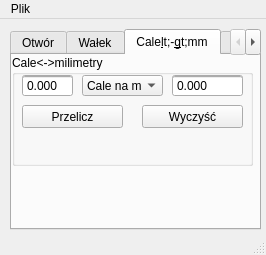
<?xml version="1.0" encoding="UTF-8"?>
<ui version="4.0">
 <class>MainWindow</class>
 <widget class="QMainWindow" name="MainWindow">
  <property name="geometry">
   <rect>
    <x>0</x>
    <y>0</y>
    <width>266</width>
    <height>255</height>
   </rect>
  </property>
  <property name="windowTitle">
   <string>Project X ver. 0.0.1</string>
  </property>
  <widget class="QWidget" name="centralWidget">
   <widget class="QTabWidget" name="tabWidget">
    <property name="geometry">
     <rect>
      <x>10</x>
      <y>10</y>
      <width>251</width>
      <height>201</height>
     </rect>
    </property>
    <property name="currentIndex">
     <number>2</number>
    </property>
    <widget class="QWidget" name="tab">
     <attribute name="title">
      <string>Otwór</string>
     </attribute>
     <widget class="QGroupBox" name="groupBox">
      <property name="geometry">
       <rect>
        <x>0</x>
        <y>0</y>
        <width>241</width>
        <height>81</height>
       </rect>
      </property>
      <property name="title">
       <string>Wartości</string>
      </property>
      <widget class="QPushButton" name="pushButton">
       <property name="geometry">
        <rect>
         <x>150</x>
         <y>30</y>
         <width>71</width>
         <height>23</height>
        </rect>
       </property>
       <property name="text">
        <string>OK</string>
       </property>
      </widget>
      <widget class="QComboBox" name="comboBox">
       <property name="geometry">
        <rect>
         <x>90</x>
         <y>30</y>
         <width>51</width>
         <height>22</height>
        </rect>
       </property>
       <item>
        <property name="text">
         <string>A11</string>
        </property>
       </item>
       <item>
        <property name="text">
         <string>B11</string>
        </property>
       </item>
       <item>
        <property name="text">
         <string>C8</string>
        </property>
       </item>
       <item>
        <property name="text">
         <string>D8</string>
        </property>
       </item>
       <item>
        <property name="text">
         <string>D9</string>
        </property>
       </item>
       <item>
        <property name="text">
         <string>D10</string>
        </property>
       </item>
       <item>
        <property name="text">
         <string>D11</string>
        </property>
       </item>
       <item>
        <property name="text">
         <string>E7</string>
        </property>
       </item>
       <item>
        <property name="text">
         <string>E8</string>
        </property>
       </item>
       <item>
        <property name="text">
         <string>F7</string>
        </property>
       </item>
       <item>
        <property name="text">
         <string>G5</string>
        </property>
       </item>
       <item>
        <property name="text">
         <string>G6</string>
        </property>
       </item>
       <item>
        <property name="text">
         <string>H5</string>
        </property>
       </item>
       <item>
        <property name="text">
         <string>H6</string>
        </property>
       </item>
       <item>
        <property name="text">
         <string>H7</string>
        </property>
       </item>
       <item>
        <property name="text">
         <string>H8</string>
        </property>
       </item>
       <item>
        <property name="text">
         <string>H9</string>
        </property>
       </item>
       <item>
        <property name="text">
         <string>H10</string>
        </property>
       </item>
       <item>
        <property name="text">
         <string>H11</string>
        </property>
       </item>
       <item>
        <property name="text">
         <string>H12</string>
        </property>
       </item>
       <item>
        <property name="text">
         <string>H13</string>
        </property>
       </item>
       <item>
        <property name="text">
         <string>H15</string>
        </property>
       </item>
       <item>
        <property name="text">
         <string>JS5</string>
        </property>
       </item>
       <item>
        <property name="text">
         <string>JS6</string>
        </property>
       </item>
       <item>
        <property name="text">
         <string>JS7</string>
        </property>
       </item>
       <item>
        <property name="text">
         <string>JS9</string>
        </property>
       </item>
       <item>
        <property name="text">
         <string>J6</string>
        </property>
       </item>
       <item>
        <property name="text">
         <string>J7</string>
        </property>
       </item>
       <item>
        <property name="text">
         <string>J8</string>
        </property>
       </item>
       <item>
        <property name="text">
         <string>K6</string>
        </property>
       </item>
       <item>
        <property name="text">
         <string>K7</string>
        </property>
       </item>
       <item>
        <property name="text">
         <string>M6</string>
        </property>
       </item>
       <item>
        <property name="text">
         <string>M7</string>
        </property>
       </item>
       <item>
        <property name="text">
         <string>N6</string>
        </property>
       </item>
       <item>
        <property name="text">
         <string>N7</string>
        </property>
       </item>
       <item>
        <property name="text">
         <string>N8</string>
        </property>
       </item>
       <item>
        <property name="text">
         <string>N9</string>
        </property>
       </item>
       <item>
        <property name="text">
         <string>P6</string>
        </property>
       </item>
       <item>
        <property name="text">
         <string>P7</string>
        </property>
       </item>
       <item>
        <property name="text">
         <string>P8</string>
        </property>
       </item>
       <item>
        <property name="text">
         <string>P9</string>
        </property>
       </item>
       <item>
        <property name="text">
         <string>R6</string>
        </property>
       </item>
      </widget>
      <widget class="QDoubleSpinBox" name="doubleSpinBox">
       <property name="geometry">
        <rect>
         <x>10</x>
         <y>30</y>
         <width>62</width>
         <height>22</height>
        </rect>
       </property>
       <property name="buttonSymbols">
        <enum>QAbstractSpinBox::NoButtons</enum>
       </property>
       <property name="decimals">
        <number>1</number>
       </property>
       <property name="maximum">
        <double>181.000000000000000</double>
       </property>
       <property name="value">
        <double>0.000000000000000</double>
       </property>
      </widget>
     </widget>
     <widget class="QLabel" name="label_2">
      <property name="geometry">
       <rect>
        <x>40</x>
        <y>100</y>
        <width>47</width>
        <height>41</height>
       </rect>
      </property>
      <property name="sizePolicy">
       <sizepolicy hsizetype="Fixed" vsizetype="Fixed">
        <horstretch>0</horstretch>
        <verstretch>0</verstretch>
       </sizepolicy>
      </property>
      <property name="lineWidth">
       <number>1</number>
      </property>
      <property name="text">
       <string>TextLabel</string>
      </property>
      <property name="textFormat">
       <enum>Qt::AutoText</enum>
      </property>
      <property name="scaledContents">
       <bool>false</bool>
      </property>
     </widget>
     <widget class="QLabel" name="label">
      <property name="geometry">
       <rect>
        <x>11</x>
        <y>111</y>
        <width>21</width>
        <height>16</height>
       </rect>
      </property>
      <property name="text">
       <string>xxx</string>
      </property>
     </widget>
    </widget>
    <widget class="QWidget" name="tab_2">
     <attribute name="title">
      <string>Wałek</string>
     </attribute>
     <widget class="QGroupBox" name="groupBox_3">
      <property name="geometry">
       <rect>
        <x>0</x>
        <y>0</y>
        <width>241</width>
        <height>81</height>
       </rect>
      </property>
      <property name="title">
       <string>Wartości</string>
      </property>
      <widget class="QPushButton" name="pushButton_4">
       <property name="geometry">
        <rect>
         <x>150</x>
         <y>30</y>
         <width>71</width>
         <height>23</height>
        </rect>
       </property>
       <property name="text">
        <string>OK</string>
       </property>
      </widget>
      <widget class="QComboBox" name="comboBox_3">
       <property name="geometry">
        <rect>
         <x>90</x>
         <y>30</y>
         <width>51</width>
         <height>22</height>
        </rect>
       </property>
       <item>
        <property name="text">
         <string>c11</string>
        </property>
       </item>
       <item>
        <property name="text">
         <string>d8</string>
        </property>
       </item>
       <item>
        <property name="text">
         <string>d9</string>
        </property>
       </item>
       <item>
        <property name="text">
         <string>d10</string>
        </property>
       </item>
       <item>
        <property name="text">
         <string>d11</string>
        </property>
       </item>
       <item>
        <property name="text">
         <string>e6</string>
        </property>
       </item>
       <item>
        <property name="text">
         <string>e7</string>
        </property>
       </item>
       <item>
        <property name="text">
         <string>e8</string>
        </property>
       </item>
       <item>
        <property name="text">
         <string>e9</string>
        </property>
       </item>
       <item>
        <property name="text">
         <string>f6</string>
        </property>
       </item>
       <item>
        <property name="text">
         <string>f7</string>
        </property>
       </item>
       <item>
        <property name="text">
         <string>f8</string>
        </property>
       </item>
       <item>
        <property name="text">
         <string>g5</string>
        </property>
       </item>
       <item>
        <property name="text">
         <string>g6</string>
        </property>
       </item>
       <item>
        <property name="text">
         <string>g7</string>
        </property>
       </item>
       <item>
        <property name="text">
         <string>h3</string>
        </property>
       </item>
       <item>
        <property name="text">
         <string>h4</string>
        </property>
       </item>
       <item>
        <property name="text">
         <string>h5</string>
        </property>
       </item>
       <item>
        <property name="text">
         <string>h6</string>
        </property>
       </item>
       <item>
        <property name="text">
         <string>h7</string>
        </property>
       </item>
       <item>
        <property name="text">
         <string>h8</string>
        </property>
       </item>
       <item>
        <property name="text">
         <string>h9</string>
        </property>
       </item>
       <item>
        <property name="text">
         <string>h10</string>
        </property>
       </item>
       <item>
        <property name="text">
         <string>h11</string>
        </property>
       </item>
       <item>
        <property name="text">
         <string>h12</string>
        </property>
       </item>
       <item>
        <property name="text">
         <string>h13</string>
        </property>
       </item>
       <item>
        <property name="text">
         <string>j6</string>
        </property>
       </item>
       <item>
        <property name="text">
         <string>js4</string>
        </property>
       </item>
       <item>
        <property name="text">
         <string>js12</string>
        </property>
       </item>
       <item>
        <property name="text">
         <string>js16</string>
        </property>
       </item>
       <item>
        <property name="text">
         <string>k5</string>
        </property>
       </item>
       <item>
        <property name="text">
         <string>k6</string>
        </property>
       </item>
       <item>
        <property name="text">
         <string>k8</string>
        </property>
       </item>
       <item>
        <property name="text">
         <string>k10</string>
        </property>
       </item>
       <item>
        <property name="text">
         <string>k11</string>
        </property>
       </item>
       <item>
        <property name="text">
         <string>m5</string>
        </property>
       </item>
       <item>
        <property name="text">
         <string>m6</string>
        </property>
       </item>
       <item>
        <property name="text">
         <string>m7</string>
        </property>
       </item>
       <item>
        <property name="text">
         <string>n5</string>
        </property>
       </item>
       <item>
        <property name="text">
         <string>n6</string>
        </property>
       </item>
       <item>
        <property name="text">
         <string>n7</string>
        </property>
       </item>
       <item>
        <property name="text">
         <string>p5</string>
        </property>
       </item>
       <item>
        <property name="text">
         <string>p6</string>
        </property>
       </item>
       <item>
        <property name="text">
         <string>p7</string>
        </property>
       </item>
       <item>
        <property name="text">
         <string>p8</string>
        </property>
       </item>
       <item>
        <property name="text">
         <string>r6</string>
        </property>
       </item>
       <item>
        <property name="text">
         <string>r7</string>
        </property>
       </item>
       <item>
        <property name="text">
         <string>s6</string>
        </property>
       </item>
       <item>
        <property name="text">
         <string>s7</string>
        </property>
       </item>
      </widget>
      <widget class="QSpinBox" name="spinBox_2">
       <property name="geometry">
        <rect>
         <x>10</x>
         <y>30</y>
         <width>71</width>
         <height>22</height>
        </rect>
       </property>
       <property name="wrapping">
        <bool>false</bool>
       </property>
       <property name="frame">
        <bool>true</bool>
       </property>
       <property name="buttonSymbols">
        <enum>QAbstractSpinBox::NoButtons</enum>
       </property>
       <property name="correctionMode">
        <enum>QAbstractSpinBox::CorrectToPreviousValue</enum>
       </property>
       <property name="keyboardTracking">
        <bool>true</bool>
       </property>
       <property name="maximum">
        <number>600</number>
       </property>
      </widget>
     </widget>
     <widget class="QLabel" name="label_3">
      <property name="geometry">
       <rect>
        <x>40</x>
        <y>100</y>
        <width>47</width>
        <height>41</height>
       </rect>
      </property>
      <property name="sizePolicy">
       <sizepolicy hsizetype="Fixed" vsizetype="Fixed">
        <horstretch>0</horstretch>
        <verstretch>0</verstretch>
       </sizepolicy>
      </property>
      <property name="lineWidth">
       <number>1</number>
      </property>
      <property name="text">
       <string>TextLabel</string>
      </property>
      <property name="textFormat">
       <enum>Qt::AutoText</enum>
      </property>
      <property name="scaledContents">
       <bool>false</bool>
      </property>
     </widget>
     <widget class="QLabel" name="label_4">
      <property name="geometry">
       <rect>
        <x>10</x>
        <y>100</y>
        <width>31</width>
        <height>41</height>
       </rect>
      </property>
      <property name="text">
       <string>xxx</string>
      </property>
     </widget>
    </widget>
    <widget class="QWidget" name="tab_3">
     <attribute name="title">
      <string>Cale&lt;-&gt;mm</string>
     </attribute>
     <widget class="QGroupBox" name="groupBox_2">
      <property name="geometry">
       <rect>
        <x>0</x>
        <y>0</y>
        <width>241</width>
        <height>111</height>
       </rect>
      </property>
      <property name="title">
       <string>Cale&lt;-&gt;milimetry</string>
      </property>
      <widget class="QComboBox" name="comboBox_2">
       <property name="geometry">
        <rect>
         <x>70</x>
         <y>20</y>
         <width>81</width>
         <height>21</height>
        </rect>
       </property>
       <item>
        <property name="text">
         <string>Cale na mm</string>
        </property>
       </item>
       <item>
        <property name="text">
         <string>Mm na cale</string>
        </property>
       </item>
      </widget>
      <widget class="QLineEdit" name="lineEdit">
       <property name="geometry">
        <rect>
         <x>10</x>
         <y>20</y>
         <width>51</width>
         <height>20</height>
        </rect>
       </property>
      </widget>
      <widget class="QLineEdit" name="lineEdit_2">
       <property name="enabled">
        <bool>false</bool>
       </property>
       <property name="geometry">
        <rect>
         <x>160</x>
         <y>20</y>
         <width>71</width>
         <height>20</height>
        </rect>
       </property>
      </widget>
      <widget class="QPushButton" name="pushButton_2">
       <property name="geometry">
        <rect>
         <x>10</x>
         <y>50</y>
         <width>101</width>
         <height>23</height>
        </rect>
       </property>
       <property name="text">
        <string>Przelicz</string>
       </property>
      </widget>
      <widget class="QPushButton" name="pushButton_3">
       <property name="geometry">
        <rect>
         <x>130</x>
         <y>50</y>
         <width>101</width>
         <height>23</height>
        </rect>
       </property>
       <property name="text">
        <string>Wyczyść</string>
       </property>
      </widget>
      <widget class="QDoubleSpinBox" name="doubleSpinBox_10">
       <property name="geometry">
        <rect>
         <x>10</x>
         <y>20</y>
         <width>51</width>
         <height>22</height>
        </rect>
       </property>
       <property name="buttonSymbols">
        <enum>QAbstractSpinBox::NoButtons</enum>
       </property>
       <property name="decimals">
        <number>3</number>
       </property>
       <property name="maximum">
        <double>900.000000000000000</double>
       </property>
      </widget>
      <widget class="QDoubleSpinBox" name="doubleSpinBox_11">
       <property name="geometry">
        <rect>
         <x>160</x>
         <y>20</y>
         <width>71</width>
         <height>22</height>
        </rect>
       </property>
       <property name="buttonSymbols">
        <enum>QAbstractSpinBox::NoButtons</enum>
       </property>
       <property name="decimals">
        <number>3</number>
       </property>
       <property name="maximum">
        <double>1000.000000000000000</double>
       </property>
      </widget>
     </widget>
    </widget>
    <widget class="QWidget" name="tab_4">
     <attribute name="title">
      <string>Masa</string>
     </attribute>
     <widget class="QDoubleSpinBox" name="doubleSpinBox_2">
      <property name="geometry">
       <rect>
        <x>50</x>
        <y>50</y>
        <width>62</width>
        <height>22</height>
       </rect>
      </property>
      <property name="buttonSymbols">
       <enum>QAbstractSpinBox::NoButtons</enum>
      </property>
      <property name="decimals">
       <number>2</number>
      </property>
      <property name="maximum">
       <double>1000.000000000000000</double>
      </property>
     </widget>
     <widget class="QDoubleSpinBox" name="doubleSpinBox_3">
      <property name="geometry">
       <rect>
        <x>50</x>
        <y>80</y>
        <width>62</width>
        <height>22</height>
       </rect>
      </property>
      <property name="buttonSymbols">
       <enum>QAbstractSpinBox::NoButtons</enum>
      </property>
      <property name="decimals">
       <number>2</number>
      </property>
      <property name="maximum">
       <double>1000.000000000000000</double>
      </property>
     </widget>
     <widget class="QDoubleSpinBox" name="doubleSpinBox_4">
      <property name="geometry">
       <rect>
        <x>50</x>
        <y>110</y>
        <width>62</width>
        <height>22</height>
       </rect>
      </property>
      <property name="buttonSymbols">
       <enum>QAbstractSpinBox::NoButtons</enum>
      </property>
      <property name="decimals">
       <number>2</number>
      </property>
      <property name="maximum">
       <double>1000.000000000000000</double>
      </property>
     </widget>
     <widget class="QDoubleSpinBox" name="doubleSpinBox_5">
      <property name="geometry">
       <rect>
        <x>50</x>
        <y>140</y>
        <width>62</width>
        <height>22</height>
       </rect>
      </property>
      <property name="buttonSymbols">
       <enum>QAbstractSpinBox::NoButtons</enum>
      </property>
      <property name="keyboardTracking">
       <bool>true</bool>
      </property>
      <property name="decimals">
       <number>2</number>
      </property>
      <property name="maximum">
       <double>1000.000000000000000</double>
      </property>
     </widget>
     <widget class="QLabel" name="label_5">
      <property name="geometry">
       <rect>
        <x>0</x>
        <y>50</y>
        <width>41</width>
        <height>21</height>
       </rect>
      </property>
      <property name="font">
       <font>
        <pointsize>10</pointsize>
       </font>
      </property>
      <property name="text">
       <string>bok a:</string>
      </property>
     </widget>
     <widget class="QLabel" name="label_6">
      <property name="geometry">
       <rect>
        <x>0</x>
        <y>80</y>
        <width>41</width>
        <height>21</height>
       </rect>
      </property>
      <property name="font">
       <font>
        <pointsize>10</pointsize>
       </font>
      </property>
      <property name="text">
       <string>bok b:</string>
      </property>
     </widget>
     <widget class="QLabel" name="label_7">
      <property name="geometry">
       <rect>
        <x>0</x>
        <y>110</y>
        <width>41</width>
        <height>21</height>
       </rect>
      </property>
      <property name="font">
       <font>
        <pointsize>10</pointsize>
       </font>
      </property>
      <property name="text">
       <string>scianka c:</string>
      </property>
     </widget>
     <widget class="QLabel" name="label_8">
      <property name="geometry">
       <rect>
        <x>0</x>
        <y>140</y>
        <width>51</width>
        <height>21</height>
       </rect>
      </property>
      <property name="font">
       <font>
        <pointsize>10</pointsize>
       </font>
      </property>
      <property name="text">
       <string>długość</string>
      </property>
     </widget>
     <widget class="QLabel" name="label_10">
      <property name="geometry">
       <rect>
        <x>0</x>
        <y>10</y>
        <width>41</width>
        <height>20</height>
       </rect>
      </property>
      <property name="font">
       <font>
        <pointsize>10</pointsize>
       </font>
      </property>
      <property name="text">
       <string>Kształt:</string>
      </property>
     </widget>
     <widget class="QLabel" name="label_11">
      <property name="geometry">
       <rect>
        <x>120</x>
        <y>10</y>
        <width>47</width>
        <height>21</height>
       </rect>
      </property>
      <property name="font">
       <font>
        <pointsize>10</pointsize>
       </font>
      </property>
      <property name="text">
       <string>Materiał:</string>
      </property>
     </widget>
     <widget class="QComboBox" name="comboBox_4">
      <property name="geometry">
       <rect>
        <x>48</x>
        <y>10</y>
        <width>61</width>
        <height>22</height>
       </rect>
      </property>
      <item>
       <property name="text">
        <string>Rura []</string>
       </property>
      </item>
      <item>
       <property name="text">
        <string>Rura O</string>
       </property>
      </item>
      <item>
       <property name="text">
        <string>Blacha</string>
       </property>
      </item>
     </widget>
     <widget class="QComboBox" name="comboBox_5">
      <property name="geometry">
       <rect>
        <x>170</x>
        <y>10</y>
        <width>69</width>
        <height>22</height>
       </rect>
      </property>
      <item>
       <property name="text">
        <string>Aluminium</string>
       </property>
      </item>
      <item>
       <property name="text">
        <string>Stal</string>
       </property>
      </item>
      <item>
       <property name="text">
        <string>Brąz</string>
       </property>
      </item>
     </widget>
     <widget class="QLineEdit" name="lineEdit_3">
      <property name="enabled">
       <bool>false</bool>
      </property>
      <property name="geometry">
       <rect>
        <x>170</x>
        <y>40</y>
        <width>71</width>
        <height>20</height>
       </rect>
      </property>
      <property name="text">
       <string>0</string>
      </property>
     </widget>
     <widget class="QPushButton" name="pushButton_5">
      <property name="geometry">
       <rect>
        <x>120</x>
        <y>140</y>
        <width>121</width>
        <height>23</height>
       </rect>
      </property>
      <property name="text">
       <string>Licz</string>
      </property>
     </widget>
     <widget class="QGroupBox" name="groupBox_4">
      <property name="geometry">
       <rect>
        <x>119</x>
        <y>60</y>
        <width>121</width>
        <height>71</height>
       </rect>
      </property>
      <property name="title">
       <string>Wynik</string>
      </property>
      <widget class="QDoubleSpinBox" name="doubleSpinBox_6">
       <property name="geometry">
        <rect>
         <x>10</x>
         <y>30</y>
         <width>101</width>
         <height>22</height>
        </rect>
       </property>
       <property name="buttonSymbols">
        <enum>QAbstractSpinBox::NoButtons</enum>
       </property>
       <property name="decimals">
        <number>2</number>
       </property>
       <property name="maximum">
        <double>1000.990000000000009</double>
       </property>
      </widget>
     </widget>
     <widget class="QDoubleSpinBox" name="doubleSpinBox_7">
      <property name="enabled">
       <bool>false</bool>
      </property>
      <property name="geometry">
       <rect>
        <x>170</x>
        <y>40</y>
        <width>71</width>
        <height>22</height>
       </rect>
      </property>
      <property name="buttonSymbols">
       <enum>QAbstractSpinBox::NoButtons</enum>
      </property>
      <property name="decimals">
       <number>0</number>
      </property>
      <property name="maximum">
       <double>8900.000000000000000</double>
      </property>
     </widget>
    </widget>
   </widget>
   <widget class="QDoubleSpinBox" name="doubleSpinBox_8">
    <property name="geometry">
     <rect>
      <x>20</x>
      <y>220</y>
      <width>81</width>
      <height>22</height>
     </rect>
    </property>
    <property name="decimals">
     <number>1</number>
    </property>
    <property name="value">
     <double>25.399999999999999</double>
    </property>
   </widget>
   <widget class="QDoubleSpinBox" name="doubleSpinBox_9">
    <property name="geometry">
     <rect>
      <x>130</x>
      <y>220</y>
      <width>81</width>
      <height>22</height>
     </rect>
    </property>
    <property name="decimals">
     <number>3</number>
    </property>
    <property name="value">
     <double>3.142000000000000</double>
    </property>
   </widget>
  </widget>
  <widget class="QMenuBar" name="menuBar">
   <property name="geometry">
    <rect>
     <x>0</x>
     <y>0</y>
     <width>266</width>
     <height>21</height>
    </rect>
   </property>
   <widget class="QMenu" name="menuPlik">
    <property name="title">
     <string>Plik</string>
    </property>
    <addaction name="actionInformacje"/>
   </widget>
   <addaction name="menuPlik"/>
  </widget>
  <widget class="QStatusBar" name="statusBar"/>
  <action name="actionInformacje">
   <property name="text">
    <string>Informacje</string>
   </property>
  </action>
 </widget>
 <layoutdefault spacing="6" margin="11"/>
 <resources/>
 <connections>
  <connection>
   <sender>pushButton_3</sender>
   <signal>clicked()</signal>
   <receiver>doubleSpinBox_10</receiver>
   <slot>clear()</slot>
   <hints>
    <hint type="sourcelabel">
     <x>176</x>
     <y>113</y>
    </hint>
    <hint type="destinationlabel">
     <x>62</x>
     <y>91</y>
    </hint>
   </hints>
  </connection>
  <connection>
   <sender>pushButton_3</sender>
   <signal>clicked()</signal>
   <receiver>lineEdit_2</receiver>
   <slot>clear()</slot>
   <hints>
    <hint type="sourcelabel">
     <x>223</x>
     <y>111</y>
    </hint>
    <hint type="destinationlabel">
     <x>218</x>
     <y>89</y>
    </hint>
   </hints>
  </connection>
 </connections>
</ui>
